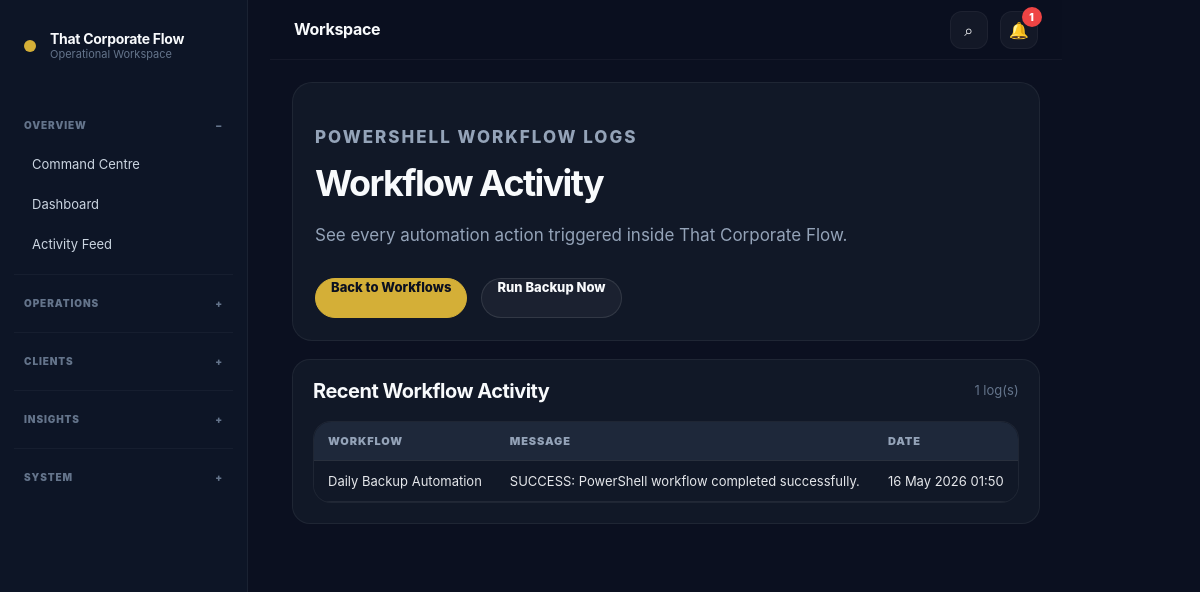
Screenshot of /workflows/logs/ (signed in) with the database file from the repository.
### workflows/models.py (models this page shows, shortened)
class WorkflowLog(models.Model):
    workflow = models.ForeignKey(
        Workflow,
        on_delete=models.CASCADE,
        related_name='logs'
    )
    message = models.TextField()
    created_at = models.DateTimeField(default=timezone.now)

class Workflow(models.Model):
    TRIGGER_CHOICES = [
        ('contract_uploaded', 'Contract Uploaded'),
        ('report_uploaded', 'Report Uploaded'),
        ('invoice_generated', 'Invoice Generated'),
        ('client_folder_created', 'Client Folder Created'),
        ('manual_backup', 'Manual Backup'),
    ]
    name = models.CharField(max_length=255)
    trigger = models.CharField(
        max_length=100,
        choices=TRIGGER_CHOICES
    )
    is_active = models.BooleanField(default=True)
    description = models.TextField(blank=True)
    created_at = models.DateTimeField(default=timezone.now)

### workflows/views.py (the view)
@login_required
def workflow_logs(request):
    if not can_view_workflows(request.user):
        raise Http404('You do not have permission to view workflow logs.')
    logs = WorkflowLog.objects.all().order_by('-created_at')
    return render(request, 'workflows/workflow_logs.html', {
        'logs': logs,
        'can_run_workflow': can_run_workflows(request.user),
    })

### accounts/permissions.py (called while the page is built)
def is_admin(user):
    return user.is_authenticated and (
        user.is_superuser or
        user.is_staff or
        get_user_role(user) == 'admin'
    )

def can_run_workflows(user):
    return is_admin(user) or is_operations(user)

def can_view_workflows(user):
    return is_admin(user) or is_operations(user) or is_finance(user)

### notifications/context_processors.py (called while the page is built)
def unread_notifications(request):
    if request.user.is_authenticated:
        count = request.user.notifications.filter(is_read=False).count()
    else:
        count = 0
    return {
        'unread_notification_count': count,
    }

### templates/workflows/workflow_logs.html (shortened to what this page needs)
﻿{% extends 'base.html' %}
{% block content %}
<section class='page-header'>
    <p class='eyebrow'>PowerShell Workflow Logs</p>
    <h2>Workflow Activity</h2>
    <p>
        See every automation action triggered inside
        That Corporate Flow.
    </p>
    <div class='hero-actions'>
        <a class='btn primary' href='{% url "workflow_list" %}'>
            Back to Workflows
        </a>
        {% if can_run_workflow %}
            <a class='btn secondary' href='{% url "run_backup_now" %}'>
                Run Backup Now
            </a>
        {% endif %}
    </div>
</section>
<section class='panel'>
    <div class='panel-header'>
        <h3>Recent Workflow Activity</h3>
        <p>{{ logs.count }} log(s)</p>
    </div>
    {% if logs %}
    <div class='table-wrap'>
        <table>
            <thead>
                <tr>
                    <th>Workflow</th>
                    <th>Message</th>
                    <th>Date</th>
                </tr>
            </thead>
            <tbody>
                {% for log in logs %}
                <tr>
                    <td>{{ log.workflow.name }}</td>
                    <td>{{ log.message }}</td>
                    <td>{{ log.created_at|date:'d M Y H:i' }}</td>
                </tr>
                {% endfor %}
            </tbody>
        </table>
    </div>
    {% endif %}
</section>
{% endblock %}

### static/css/final_cleanup.css (style rules this page uses)
body { background: var(--bg); color: var(--text); }
h2 { font-size: clamp(28px, 3vw, 44px) !important; line-height: 1.08 !important; letter-spacing: -0.04em !important; font-weight: 750 !important; }
h3 { font-size: clamp(20px, 2vw, 28px) !important; line-height: 1.2 !important; letter-spacing: -0.025em !important; }
p { line-height: 1.72; }
.panel, .command-panel, .focus-panel, .settings-panel, .auth-card, .client-flow-card, .public-preview-card, .simple-launcher-card, .focus-kpi-card, .stat-card, .notification-card, .global-result-card, .ai-action-card, .module-card, .kanban-card, .client-delivery-card, .announcement-card { background: var(--panel) !important; border: 1px solid var(--border) !important; box-shadow: none !important; border-radius: 22px !important; }
.panel, .command-panel, .focus-panel, .settings-panel, .auth-card, .client-flow-card, .public-preview-card { padding: 24px !important; }
.btn, .mini-btn, .public-btn, .slack-btn { box-shadow: none !important; }
.btn.primary, .public-btn.primary, .slack-btn.primary { background: var(--gold) !important; color: #0a0f1c !important; border-color: var(--gold) !important; }
.btn.secondary, .public-btn.secondary, .slack-btn.secondary { background: rgba(255,255,255,0.04) !important; color: var(--text) !important; border-color: rgba(255,255,255,0.12) !important; }

### static/css/enterprise_ui.css (style rules this page uses)
.page-header, .panel, .global-search-panel, .settings-hero, .simple-dashboard-hero, .focus-hero, .health-hero, .command-hero { margin-bottom: 18px !important; }
.page-header { padding: 22px !important; border-radius: 20px !important; background: #111827 !important; border: 1px solid rgba(255,255,255,0.06) !important; }
.page-header h2 { margin: 8px 0 10px !important; }
.page-header p { max-width: 760px !important; color: #94a3b8 !important; }
.table-wrap { border: 1px solid rgba(255,255,255,0.06) !important; border-radius: 18px !important; overflow: auto !important; background: #111827 !important; }
table { width: 100% !important; border-collapse: collapse !important; background: #111827 !important; }
thead { position: sticky; top: 0; z-index: 2; background: #151f32 !important; }
th { padding: 12px 14px !important; color: #94a3b8 !important; font-size: 11px !important; font-weight: 900 !important; letter-spacing: 0.08em !important; text-transform: uppercase !important; white-space: nowrap !important; }
td { padding: 12px 14px !important; color: #e5e7eb !important; font-size: 13px !important; border-top: 1px solid rgba(255,255,255,0.045) !important; vertical-align: middle !important; }
.panel, .stat-card, .focus-panel, .settings-panel, .global-search-panel, .notification-card, .global-result-card, .simple-launcher-card, .ai-action-card { background: #111827 !important; border: 1px solid rgba(255,255,255,0.06) !important; border-radius: 18px !important; box-shadow: none !important; }
.panel { padding: 20px !important; }
.panel-header { display: flex; justify-content: space-between; align-items: flex-start; gap: 16px; margin-bottom: 14px !important; }
.panel-header h3 { font-size: 20px !important; margin: 0 0 4px !important; }
.panel-header p { color: #64748b !important; font-size: 13px !important; }
.btn, .mini-btn, .public-btn, .slack-btn { min-height: 40px !important; padding: 0 15px !important; border-radius: 999px !important; font-size: 13px !important; font-weight: 850 !important; transition: 0.16s ease !important; }
.btn.primary, .public-btn.primary, .slack-btn.primary { background: #d4af37 !important; color: #0b1020 !important; border: 1px solid #d4af37 !important; }
.btn.secondary, .public-btn.secondary, .slack-btn.secondary, .mini-btn { background: rgba(255,255,255,0.045) !important; color: #f8fafc !important; border: 1px solid rgba(255,255,255,0.10) !important; }
.panel, .stat-card, .global-result-card, .notification-card, .simple-launcher-card, .ai-action-card, button, a { transition: background 0.16s ease, border-color 0.16s ease, transform 0.16s ease, color 0.16s ease !important; }

### rows the page displays
WorkflowLog: workflow.name "Daily Backup Automation", message "SUCCESS: PowerShell workflow completed successfully.", created_at "16 May 2026 01:50"

### other values shown
{{ unread_notification_count }} "1"
{{ logs.count }} "1"
